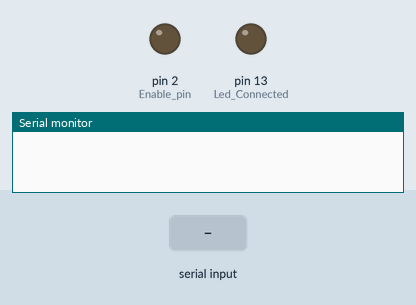
Recording of a sketch running on a simulated Arduino Uno, built with avr-gcc and run on an emulated ATmega328P. Parts: output pins drawn as LEDs (lit = HIGH), the last lines printed to the serial monitor. The test bench sets the inputs (shaded band).

Above: at 1.2 s.
1.3 s: "9" received over Serial
At 3.1 s:
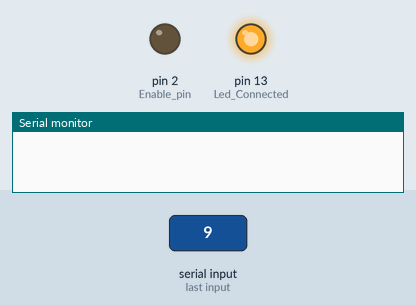
At 4.6 s:
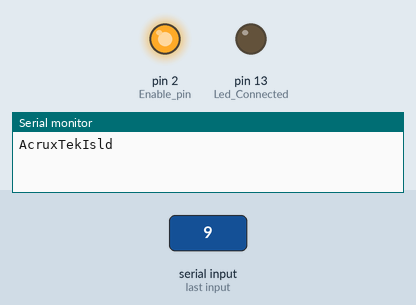
Timing chart, 0 to 13.3 s (numbered marks = the images above; inputs shaded):
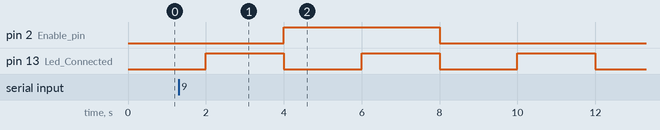

The sketch:

RS485UnoLenardo.ino
```cpp
#define Enable_pin 2

void setup() {

  //Serial1.begin(9600);//Uncomment for Arduino Lenardo
  Serial.begin(9600);
  //while(!Serial1);//Uncomment for Arduino Lenardo

  pinMode(13, OUTPUT);//Led Connected
  pinMode(Enable_pin, OUTPUT);//DE/RE Controling pin of RS-485
}

void loop() {
  // put your main code here, to run repeatedly:
  char getdata='c';

  digitalWrite(13,LOW);//Led OFF
  digitalWrite(Enable_pin,LOW);//DE/RE=LOW Receive Enabled

   if(Serial.available()){
    getdata=Serial.read();
    }

   if(getdata=='9'){
      digitalWrite(Enable_pin,HIGH);//DE/RE=HIGH Transmit Enabled
      Serial.print("AcruxTek");
      Serial.print("Isld");
    }

delay(2000);
digitalWrite(13,HIGH);//Led ON
delay(2000);
}
```

Measured:
- after the input at 1.3 s, pin 2 (Enable_pin): LOW → HIGH after 2.7 s, → LOW 4.0 s later
- by itself, pin 13 (Led_Connected): alternates HIGH for 2.0 s and LOW for 2.0 s
